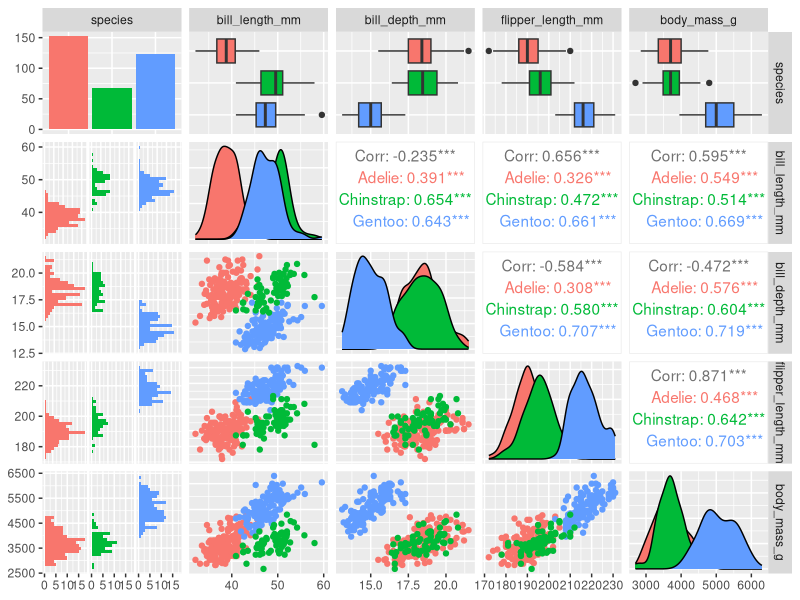
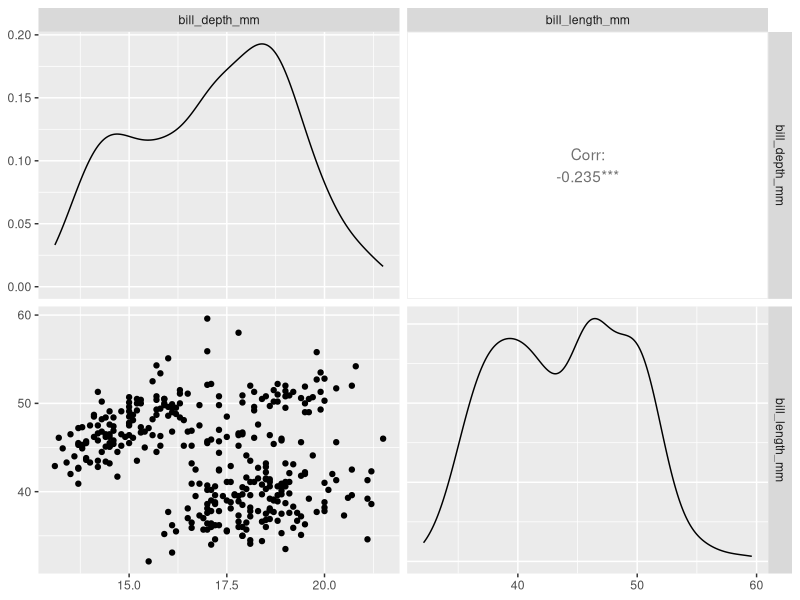
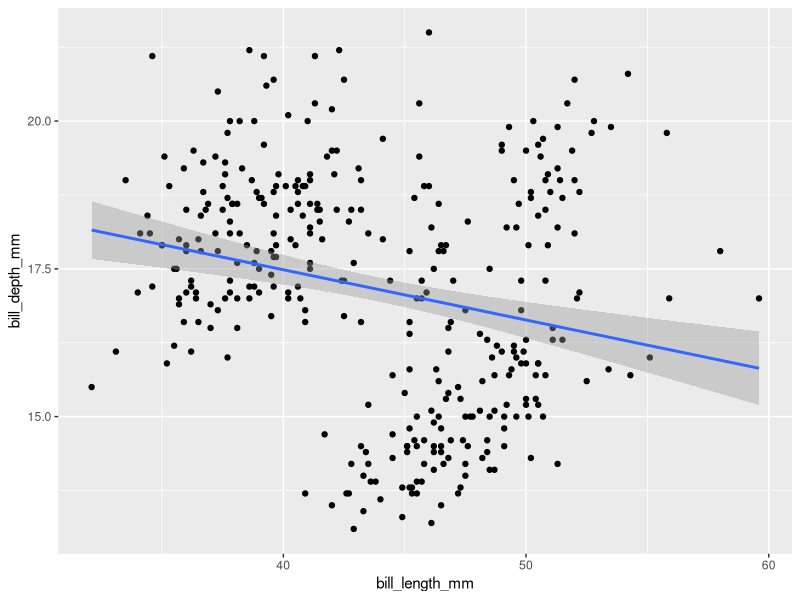
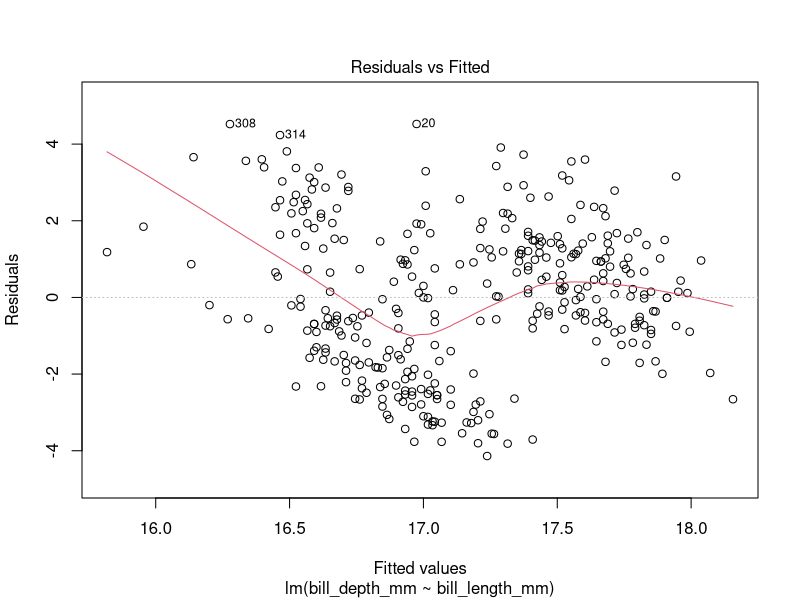
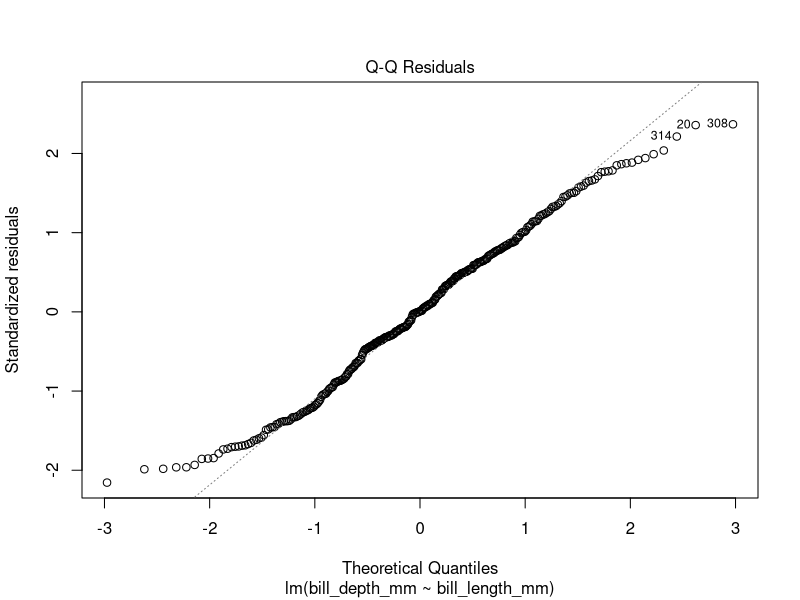
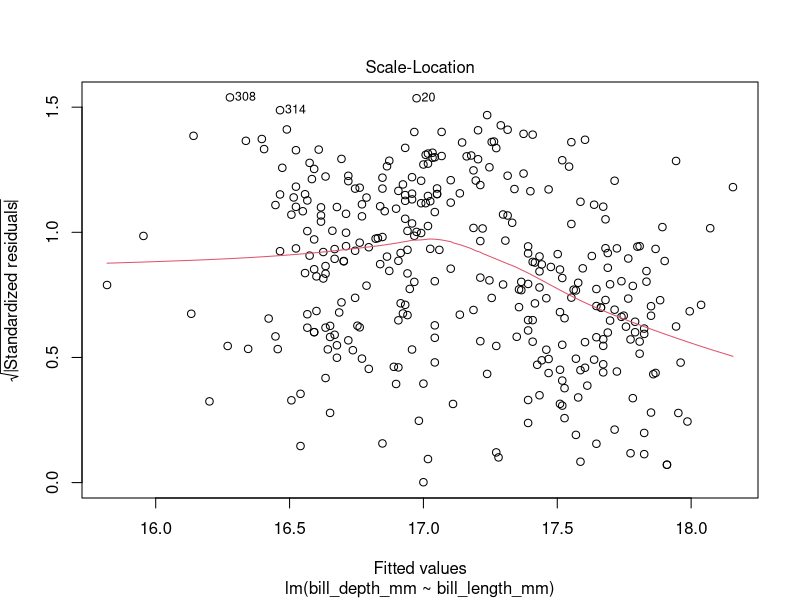
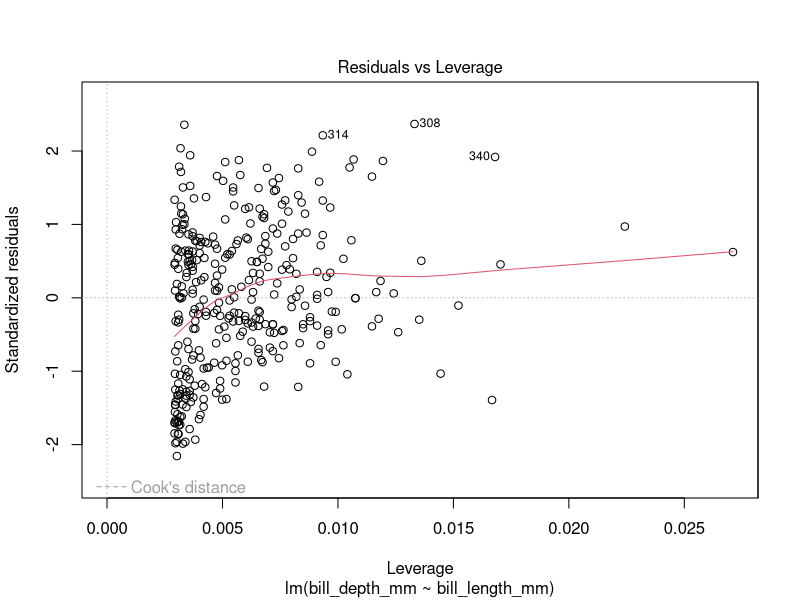
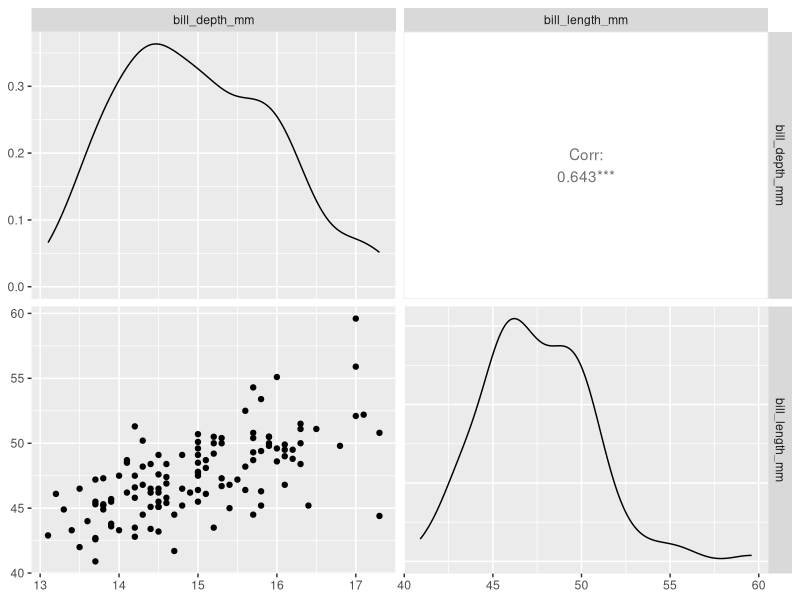

The R script that drew these images, in order:
# JPW
# 2023-02-23

# Linear Models 1: Linear Regression

library(palmerpenguins)
library(tidyverse)
library(GGally)
library(broom)

head(penguins)

penguins %>%
  select(species, bill_length_mm, bill_depth_mm, flipper_length_mm, body_mass_g) %>%
  GGally::ggpairs(aes(color=species))

penguins %>%
  select(bill_depth_mm, bill_length_mm) %>%
  ggpairs()

# linear model

# designed to be a failure apparently

lm_1 = lm(bill_depth_mm ~ bill_length_mm, data=penguins)
class(lm_1)
summary(lm_1)
# gave us some horrendous r-squared values so this is bad - was in fact a failure as advertised

# now we are cheating

ggplot(data=penguins, aes(x=bill_length_mm, y=bill_depth_mm)) +
  geom_point() +
  geom_smooth(method = "lm")
# you can put the aes in the main ggplot thing if those settings will apply to the whole graph instead of just some pieces of it

plot(lm_1)
# this function generates multiple plots - press return in the console to see them

gentoo = penguins %>%
  filter(species=="Gentoo")

gentoo %>%
  select(bill_depth_mm, bill_length_mm) %>%
  ggpairs()

lm_2 = lm(bill_depth_mm ~ bill_length_mm, data=gentoo)
summary(lm_2)

plot(lm_2)
# the first plot, residuals vs fitted, has 3 points numbered by their row number that may be outliers in some way, but they may not be because it will always do this

ggplot(data=gentoo, aes(x=bill_length_mm, y=bill_depth_mm)) +
  geom_point() +
  geom_smooth(method="lm")
# you can put the aes in both the geom point and geom smooth, but it's easier to just put it in the ggplot function because it's less repetitive

ggplot(data=gentoo, aes(x=bill_length_mm, y=bill_depth_mm)) +
  geom_point() +
  geom_smooth(method="lm") +
  theme_bw() +
  geom_point(data=penguins %>%
               filter(species=="Adelie"),
             aes(x=bill_length_mm, y=bill_depth_mm), color="red")

# plot each species lm separately

ggplot(data=penguins) +
  geom_point(aes(x=bill_length_mm, y=bill_depth_mm, color=species)) +
  geom_smooth(aes(x=bill_length_mm, y=bill_depth_mm, color=species), method="lm") +
  geom_smooth(aes(x=bill_length_mm, y=bill_depth_mm), color="black", method="lm") +
  theme_bw()
# created separate regression lines for each species in their corresponding color and a black regression line that is for all of the species
# this is called simpson's paradox - there are times when you group things together that shouldn't be grouped, and you can get the opposite relationship of your variables
# when bill length increases, depth also increases, but our overall regression line shows a negative relationship, which is the paradox

# Exercise 5.1
# linear model predicting Gentoo bill depth as function of flipper length

ggplot(data=gentoo) +
  geom_point(aes(x=flipper_length_mm, y=bill_depth_mm), method = "lm") +
  geom_smooth(aes(x=flipper_length_mm, y=bill_depth_mm), method = "lm") +
  theme_bw()

ggplot(data=gentoo) +
  geom_point(aes(x=bill_length_mm, y=bill_depth_mm), method = "lm") +
  geom_smooth(aes(x=bill_length_mm, y=bill_depth_mm), method = "lm") +
  theme_bw()

lm_3 = lm(bill_depth_mm ~ flipper_length_mm, data=gentoo)
summary(lm_3)

# flipper length seems to do a better job of predicting bill depth because there are more point along the regression line, signifying a stronger relationship between the 2 variables
